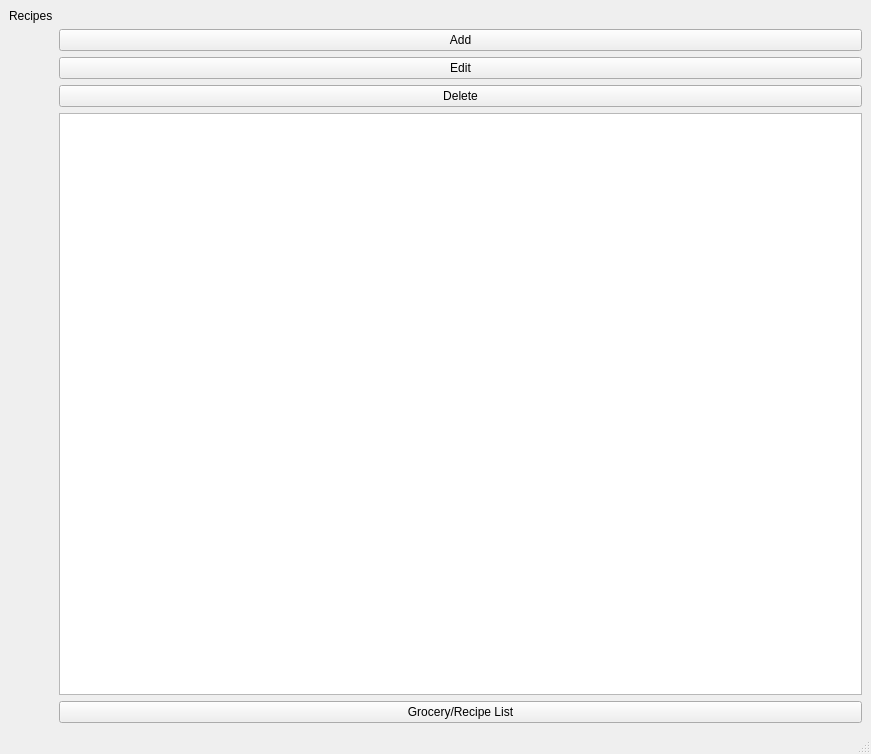
<?xml version="1.0" encoding="UTF-8"?>
<ui version="4.0">
 <class>MainWindow</class>
 <widget class="QMainWindow" name="MainWindow">
  <property name="geometry">
   <rect>
    <x>0</x>
    <y>0</y>
    <width>871</width>
    <height>754</height>
   </rect>
  </property>
  <property name="windowTitle">
   <string>MainWindow</string>
  </property>
  <widget class="QWidget" name="centralwidget">
   <layout class="QGridLayout" name="gridLayout">
    <item row="1" column="1">
     <layout class="QVBoxLayout" name="verticalLayout">
      <item>
       <widget class="QPushButton" name="btnAdd">
        <property name="text">
         <string>Add</string>
        </property>
       </widget>
      </item>
      <item>
       <widget class="QPushButton" name="btnEdit">
        <property name="text">
         <string>Edit</string>
        </property>
       </widget>
      </item>
      <item>
       <widget class="QPushButton" name="btnDel">
        <property name="text">
         <string>Delete</string>
        </property>
       </widget>
      </item>
      <item>
       <widget class="QListView" name="listRecipe"/>
      </item>
      <item>
       <widget class="QPushButton" name="btnGrocery">
        <property name="text">
         <string>Grocery/Recipe List</string>
        </property>
       </widget>
      </item>
     </layout>
    </item>
    <item row="0" column="0">
     <widget class="QLabel" name="labelRecipe">
      <property name="text">
       <string>Recipes</string>
      </property>
     </widget>
    </item>
   </layout>
  </widget>
  <widget class="QMenuBar" name="menubar">
   <property name="geometry">
    <rect>
     <x>0</x>
     <y>0</y>
     <width>871</width>
     <height>21</height>
    </rect>
   </property>
  </widget>
  <widget class="QStatusBar" name="statusbar"/>
 </widget>
 <resources/>
 <connections/>
</ui>
